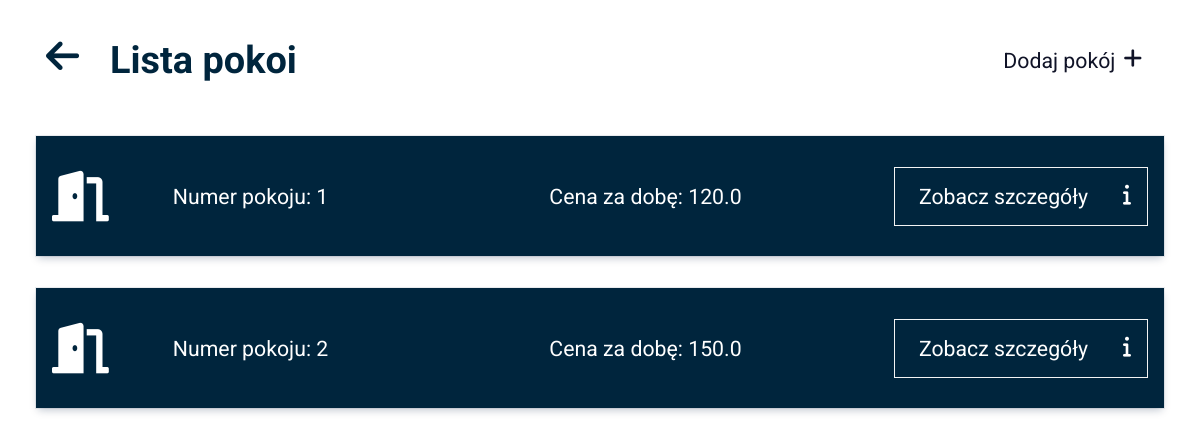
The page /rooms/ on the database as committed earlier.
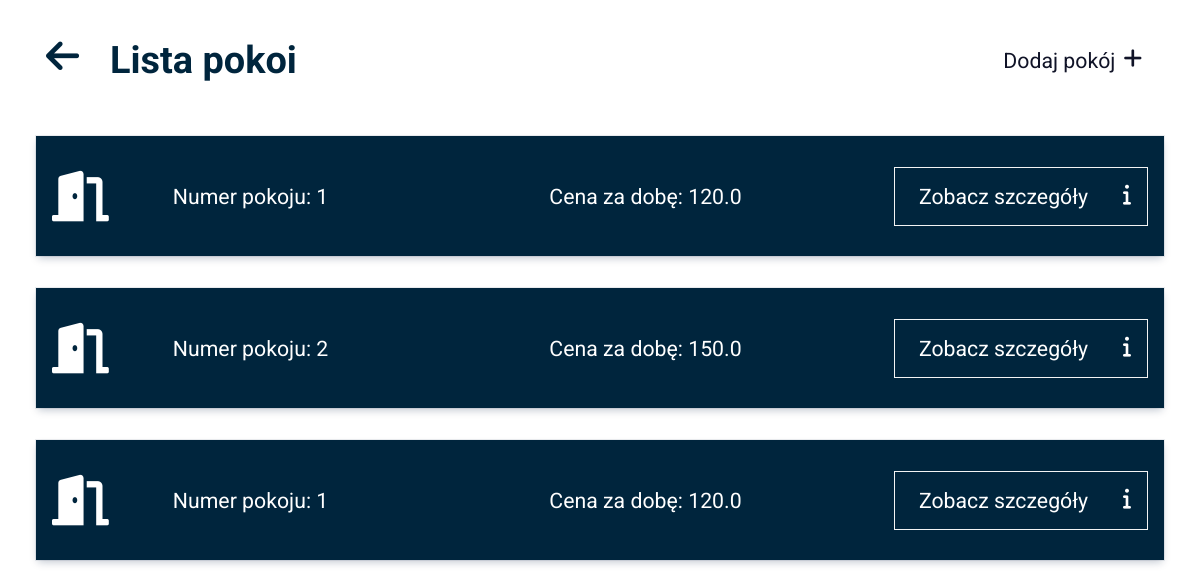
The same page on the database as committed later.
### myapp/models.py (models this page shows, shortened)
class Room(models.Model):
    price = models.FloatField()
    occupied = models.BooleanField()
    number = models.IntegerField()

### myapp/views.py (the view)
# urls.py: path('rooms/', views.rooms_index, name='rooms'),
def rooms_index(request):
    context = { "rooms": Room.objects.all()} #context, ktory przekazemy do widoku
    return render(request,"myapp/rooms.html",context)

### myapp/templates/myapp/rooms.html
{% extends "myapp/base.html" %} {% block title %} Lista pokoi {% endblock %}
{% block content %}
<div class="actionbar">
  <div class="actionbar--left">
    <div class="actionbar--gridBlock">
      <a href="/"><i class="fas fa-arrow-left greenIcon"></i></a>
      <h1 class="actionbar--header">Lista pokoi</h1>
    </div>
  </div>
  <div class="actionbar--right">
    <a class="btn btn--green" href="{% url 'addNewRoom' %}">
    <i class="fas fa-plus"></i><span class="btn--text">Dodaj pokój</span></a
  >
  </div>
</div>
<div class="content">
  {% for room in rooms %}
  <div
    class="card {% if room.occupied == False %}card--free{% else %}card--occupied{% endif %}"
  >
    <i
      class="fas {% if room.occupied == False %}fa-door-open{% else %}fa-door-closed{% endif %}"
    ></i>
    <p class="card__p">
      <span class="card__text">Numer pokoju: {{room.number}} </span>
    </p>
    <p class="card__p">
  <span class="card__text">Cena za dobę: {{room.price}}</span>
    </p>
    <a
      class="btn {% if room.occupied == False %}card--free btn--primaryBorder btn--width50{% else %}btn--width50 card--occupied btn--secondaryBorder{% endif %}"
      href="{% url 'roomDetails' room.id %}"
      ><i class="fas fa-info"></i><span class="btn--text">Zobacz szczegóły</span></a
    >
  </div>
  {% endfor %}
</div>
{% endblock %}

Rows that differ between the two databases and show on the page:
added Room: occupied False (drawn), number "1", price "120.0"
